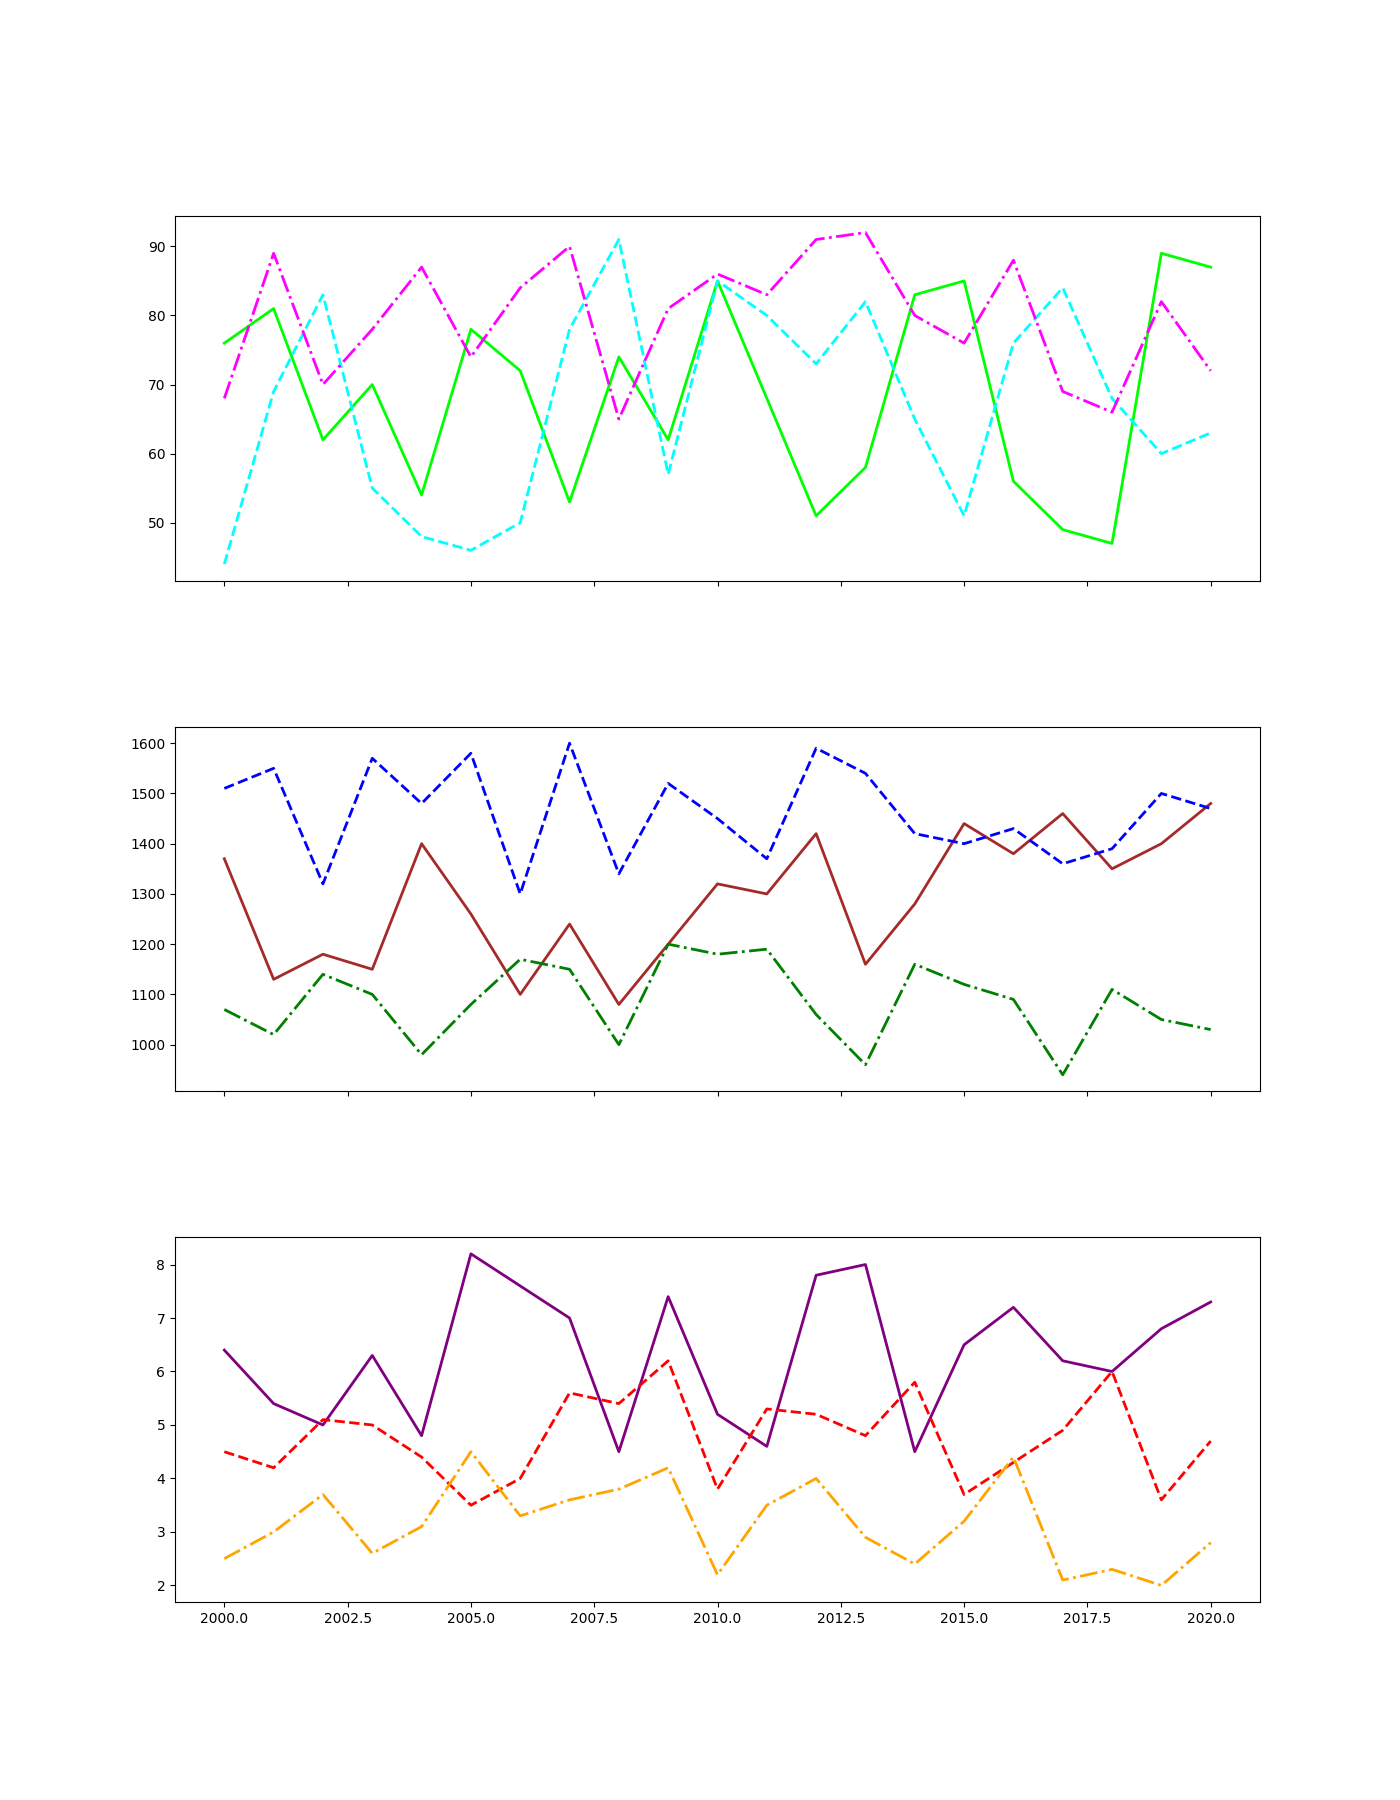

Reproduce this figure in Python.
import matplotlib.pyplot as plt
import numpy as np

years = np.arange(2000, 2021)

delta_a_pollution = [6.4, 5.4, 5.0, 6.3, 4.8, 8.2, 7.6, 7.0, 4.5, 7.4, 5.2, 4.6, 7.8, 8.0, 4.5, 6.5, 7.2, 6.2, 6.0, 6.8, 7.3]
delta_a_fish_population = [1370, 1130, 1180, 1150, 1400, 1260, 1100, 1240, 1080, 1200, 1320, 1300, 1420, 1160, 1280, 1440, 1380, 1460, 1350, 1400, 1480]
delta_a_water_clarity = [76, 81, 62, 70, 54, 78, 72, 53, 74, 62, 85, 68, 51, 58, 83, 85, 56, 49, 47, 89, 87]

delta_b_pollution = [4.5, 4.2, 5.1, 5.0, 4.4, 3.5, 4.0, 5.6, 5.4, 6.2, 3.8, 5.3, 5.2, 4.8, 5.8, 3.7, 4.3, 4.9, 6.0, 3.6, 4.7]
delta_b_fish_population = [1510, 1550, 1320, 1570, 1480, 1580, 1300, 1600, 1340, 1520, 1450, 1370, 1590, 1540, 1420, 1400, 1430, 1360, 1390, 1500, 1470]
delta_b_water_clarity = [44, 69, 83, 55, 48, 46, 50, 78, 91, 57, 85, 80, 73, 82, 65, 51, 76, 84, 68, 60, 63]

delta_c_pollution = [2.5, 3.0, 3.7, 2.6, 3.1, 4.5, 3.3, 3.6, 3.8, 4.2, 2.2, 3.5, 4.0, 2.9, 2.4, 3.2, 4.4, 2.1, 2.3, 2.0, 2.8]
delta_c_fish_population = [1070, 1020, 1140, 1100, 980, 1080, 1170, 1150, 1000, 1200, 1180, 1190, 1060, 960, 1160, 1120, 1090, 940, 1110, 1050, 1030]
delta_c_water_clarity = [68, 89, 70, 78, 87, 74, 84, 90, 65, 81, 86, 83, 91, 92, 80, 76, 88, 69, 66, 82, 72]

fig, axs = plt.subplots(3, 1, figsize=(14, 18), sharex=True)

# Subplot 1: Water Clarity
axs[0].plot(years, delta_a_water_clarity, color='lime', linestyle='-', linewidth=2)
axs[0].plot(years, delta_b_water_clarity, color='cyan', linestyle='--', linewidth=2)
axs[0].plot(years, delta_c_water_clarity, color='magenta', linestyle='-.', linewidth=2)

# Subplot 2: Fish Population
axs[1].plot(years, delta_a_fish_population, color='brown', linestyle='-', linewidth=2)
axs[1].plot(years, delta_b_fish_population, color='blue', linestyle='--', linewidth=2)
axs[1].plot(years, delta_c_fish_population, color='green', linestyle='-.', linewidth=2)

# Subplot 3: Pollution Levels
axs[2].plot(years, delta_a_pollution, color='purple', linestyle='-', linewidth=2)
axs[2].plot(years, delta_b_pollution, color='red', linestyle='--', linewidth=2)
axs[2].plot(years, delta_c_pollution, color='orange', linestyle='-.', linewidth=2)

plt.subplots_adjust(hspace=0.4)
plt.show()
